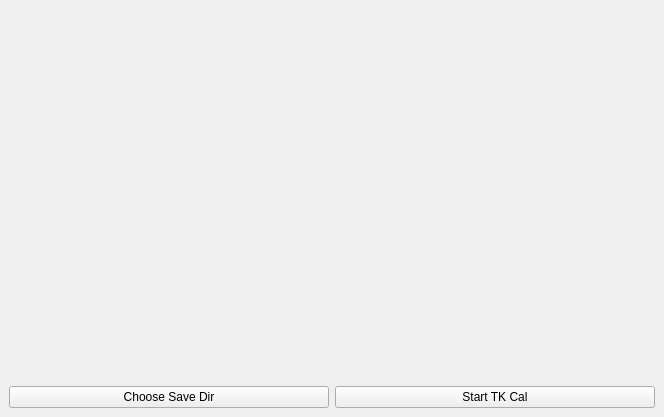
<?xml version="1.0" encoding="UTF-8"?>
<ui version="4.0">
 <class>MainWindow</class>
 <widget class="QMainWindow" name="MainWindow">
  <property name="geometry">
   <rect>
    <x>0</x>
    <y>0</y>
    <width>664</width>
    <height>417</height>
   </rect>
  </property>
  <property name="windowTitle">
   <string>Wiregrid Calibrator</string>
  </property>
  <widget class="QWidget" name="centralwidget">
   <layout class="QVBoxLayout" name="verticalLayout" stretch="1,10,1">
    <item>
     <widget class="MotorWindow" name="wMotor" native="true"/>
    </item>
    <item>
     <widget class="TKWid" name="wTK" native="true"/>
    </item>
    <item>
     <layout class="QHBoxLayout" name="horizontalLayout">
      <item>
       <widget class="QPushButton" name="bSaveDir">
        <property name="text">
         <string>Choose Save Dir</string>
        </property>
       </widget>
      </item>
      <item>
       <widget class="QPushButton" name="bStartSweep">
        <property name="text">
         <string>Start TK Cal</string>
        </property>
        <property name="checkable">
         <bool>true</bool>
        </property>
       </widget>
      </item>
     </layout>
    </item>
   </layout>
  </widget>
 </widget>
 <customwidgets>
  <customwidget>
   <class>TKWid</class>
   <extends>QWidget</extends>
   <header>InstsAndQt.TKOscope.TKWid</header>
   <container>1</container>
  </customwidget>
  <customwidget>
   <class>MotorWindow</class>
   <extends>QWidget</extends>
   <header>InstsAndQt.MotorDriver.motorMain</header>
   <container>1</container>
  </customwidget>
 </customwidgets>
 <resources/>
 <connections/>
</ui>
